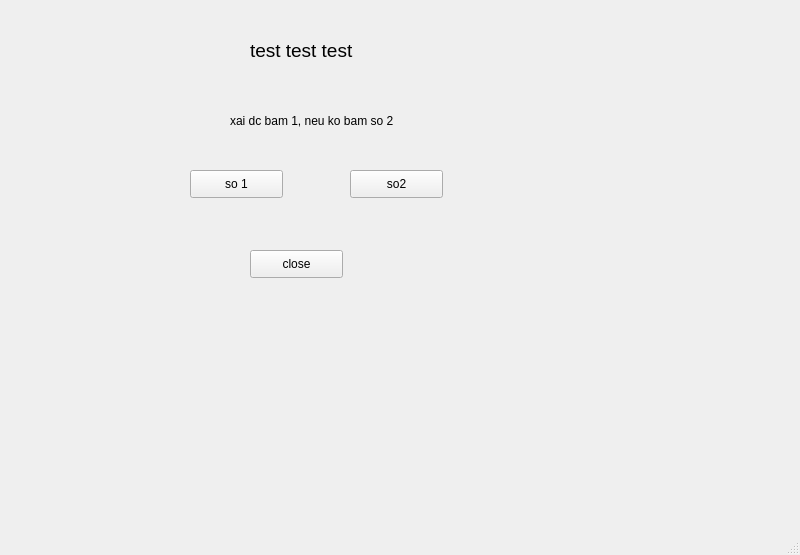
<?xml version="1.0" encoding="UTF-8"?>
<ui version="4.0">
 <class>MainWindow</class>
 <widget class="QMainWindow" name="MainWindow">
  <property name="geometry">
   <rect>
    <x>0</x>
    <y>0</y>
    <width>800</width>
    <height>555</height>
   </rect>
  </property>
  <property name="windowTitle">
   <string>MainWindow</string>
  </property>
  <widget class="QWidget" name="centralwidget">
   <widget class="QLabel" name="label">
    <property name="geometry">
     <rect>
      <x>250</x>
      <y>20</y>
      <width>181</width>
      <height>61</height>
     </rect>
    </property>
    <property name="font">
     <font>
      <pointsize>14</pointsize>
     </font>
    </property>
    <property name="text">
     <string>test test test</string>
    </property>
   </widget>
   <widget class="QLabel" name="label_2">
    <property name="geometry">
     <rect>
      <x>230</x>
      <y>70</y>
      <width>191</width>
      <height>101</height>
     </rect>
    </property>
    <property name="text">
     <string>xai dc bam 1, neu ko bam so 2</string>
    </property>
   </widget>
   <widget class="QPushButton" name="pushButton">
    <property name="geometry">
     <rect>
      <x>190</x>
      <y>170</y>
      <width>93</width>
      <height>28</height>
     </rect>
    </property>
    <property name="text">
     <string>so 1</string>
    </property>
   </widget>
   <widget class="QPushButton" name="pushButton_2">
    <property name="geometry">
     <rect>
      <x>350</x>
      <y>170</y>
      <width>93</width>
      <height>28</height>
     </rect>
    </property>
    <property name="text">
     <string>so2</string>
    </property>
   </widget>
   <widget class="QPushButton" name="pushButton_3">
    <property name="geometry">
     <rect>
      <x>250</x>
      <y>250</y>
      <width>93</width>
      <height>28</height>
     </rect>
    </property>
    <property name="text">
     <string>close</string>
    </property>
   </widget>
  </widget>
  <widget class="QMenuBar" name="menubar">
   <property name="geometry">
    <rect>
     <x>0</x>
     <y>0</y>
     <width>800</width>
     <height>26</height>
    </rect>
   </property>
  </widget>
  <widget class="QStatusBar" name="statusbar"/>
 </widget>
 <resources/>
 <connections/>
</ui>
